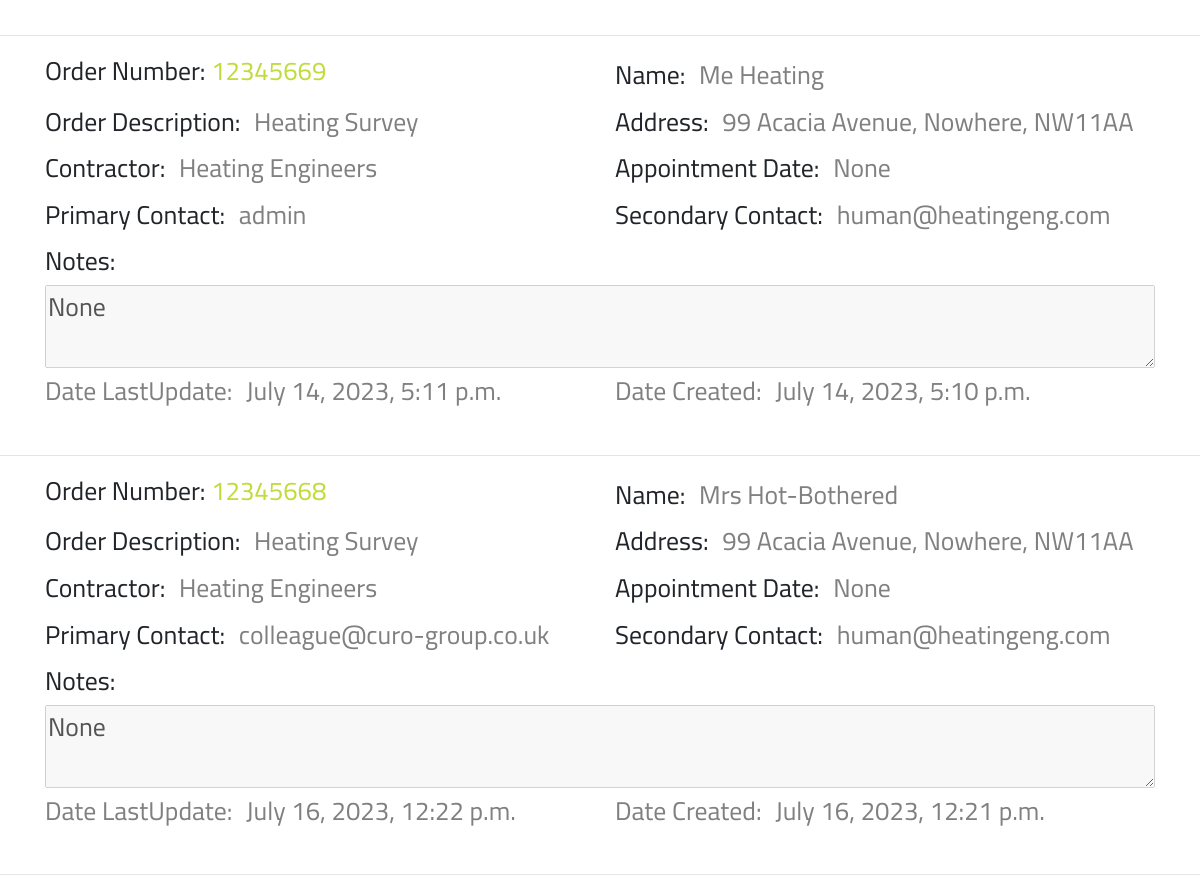
The app's page /portal001/ (signed in, middle part), older data.
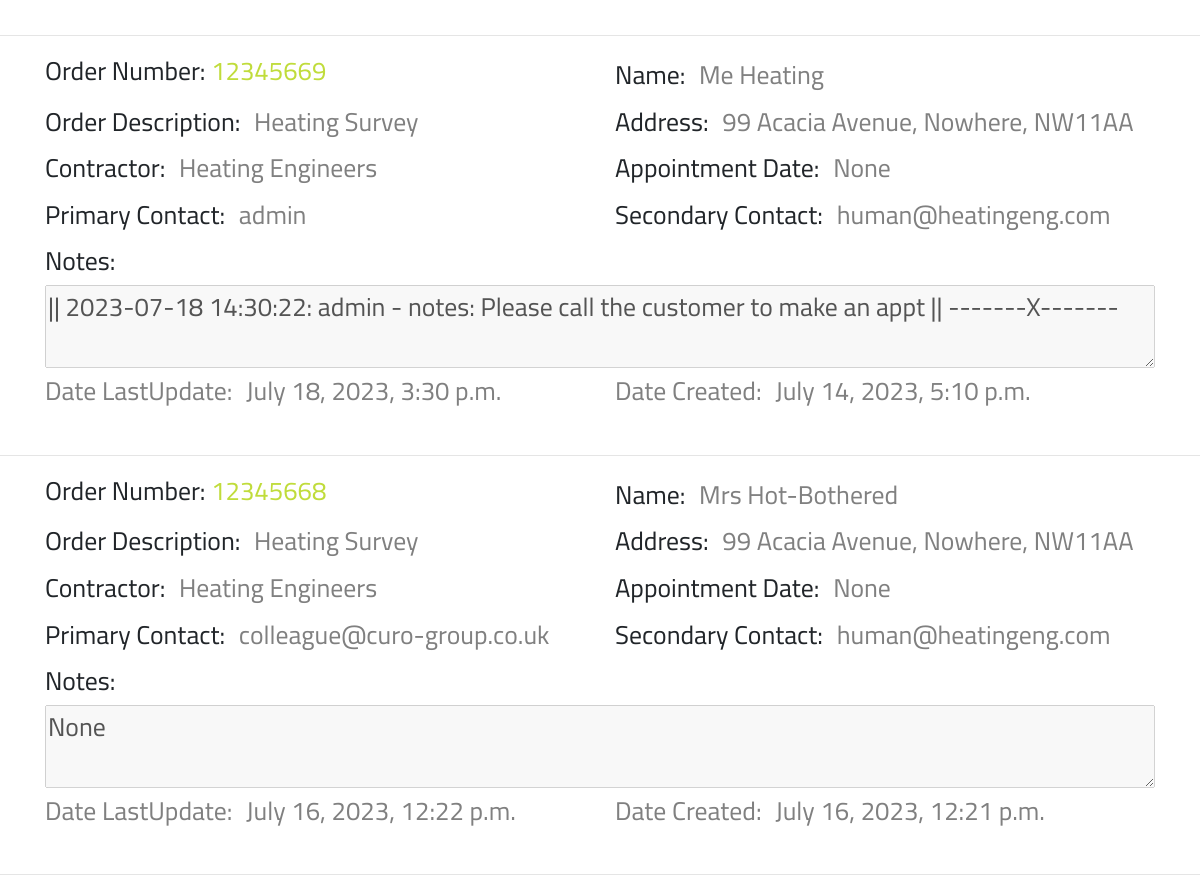
The same page, newer data.
### portal001/models.py (models this page shows, shortened)
class Orders(models.Model):
    class Meta:
        verbose_name_plural = 'Orders'
    orderNumber = models.DecimalField(max_digits=10, decimal_places=0,
                                      null=False, primary_key=True)
    orderDescription = models.CharField(max_length=254, null=False)
    name = models.CharField(max_length=254, null=False)
    address = models.CharField(max_length=254, null=False)
    contractor = models.ForeignKey('Contractors',
                                   on_delete=models.CASCADE,
                                   to_field='contractor',
                                   related_name='name')
    appointmentDate = models.DateTimeField(null=True, blank=True)
    primaryContact = models.ForeignKey(settings.AUTH_USER_MODEL,
                                       on_delete=models.CASCADE)
    secondaryContact = models.EmailField(max_length=254)
    notes = models.CharField(max_length=9999, null=True, blank=True)
    dateLastUpdate = models.DateTimeField(default=timezone.now)
    dateCreated = models.DateTimeField(default=timezone.now)

class Contractors(models.Model):
    class Meta:
        verbose_name_plural = 'Contractors'
    contractor = models.CharField(max_length=254, null=False, primary_key=True)
    secondaryContact = models.EmailField(max_length=254, unique=True)
    services = models.CharField(max_length=9999, null=True, blank=True)
    def __str__(self):
        return str(self.contractor)

### portal001/views.py (the view)
# urls.py: path('', views.curo, name='curo'),
def curo(request):
    orderlist = Orders.objects.all().order_by('-orderNumber')
    order_list_length = orderlist.count()
    context = {
        'orderlist': orderlist,
        'order_list_length': order_list_length,
    }
    return render(request, 'curo/orderlist.html', context)

### portal001/templates/curo/orderlist.html (shortened to what this page needs)
{% extends "basemodule001.html" %}
{% load static %}
{% block content %}
    {% if user.is_authenticated %}
        <section id="textsection">
            {% if user.is_authenticated %}
                {% for order in orderlist %}
                    <div class="orderlist ml-auto mr-auto">
                        <div class ="row">
                            <p class="col-lg-6 pb-0">Order Number: <a class="orange-highlight" href ="{% url 'selectOrder' order.orderNumber %}">{{ order.orderNumber }}</a></p>
                            <div class="col-lg-6">
                                <div class="mt-1 mb-1">Name: <span class="orderlistspan pl-2 pr-2 mb-4">{{ order.name }}</span></div>
                            </div>
                        </div>
                        <div class ="row">
                            <div class="col-lg-6">
                                <div class="mt-1 mb-1">Order Description: <span class="orderlistspan pl-2 pr-2 mb-4">{{ order.orderDescription }}</span></div>
                            </div>
                            <div class="col-lg-6">
                                <div class="mt-1 mb-1">Address: <span class="orderlistspan pl-2 pr-2 mb-4">{{ order.address }}</span></div>
                            </div>
                        </div>
                        <div class ="row">
                            <div class="col-lg-6">
                                <div class="mt-1 mb-1">Contractor: <span class="orderlistspan pl-2 pr-2 mb-4">{{ order.contractor }}</span></div>
                            </div>
                            <div class="col-lg-6">
                                <div class="mt-1 mb-1">Appointment Date: <span class="orderlistspan pl-2 pr-2 mb-4">{{ order.appointmentDate }}</span></div>
                            </div>
                        </div>
                        <div class ="row">
                            <div class="col-lg-6">
                                <div class="mt-1 mb-1">Primary Contact: <span class="orderlistspan pl-2 pr-2 mb-4">{{ order.primaryContact }}</span></div>
                            </div>
                            <div class="col-lg-6">
                                <div class="mt-1 mb-1">Secondary Contact: <span class="orderlistspan pl-2 pr-2 mb-4">{{ order.secondaryContact }}</span></div>
                            </div>
                        </div>
                        <div class ="row">
                            <div class="col-12">
                                <div class="mt-1 mb-1">Notes: </div>
                                <textarea class="mb-0" disabled="disabled">{{ order.notes|escape }}</textarea>
                            </div>
                        </div>
                        <div class ="row">
                            <div class="col-lg-6">
                                <div class="mt-1 mb-1 orderlistspan">Date LastUpdate: <span class="orderlistspan pl-2 pr-2 mb-4">{{ order.dateLastUpdate }}</span></div>
                            </div>
                            <div class="col-lg-6">
                                <div class="mt-1 mb-1 orderlistspan">Date Created: <span class="orderlistspan pl-2 pr-2 mb-4">{{ order.dateCreated }}</span></div>
                            </div>
                        </div>
                    </div>
                    <br>
                    <hr>
                {% endfor %}
            {% endif %}
        </section>
    {% endif %}
{% endblock %}

Row changes from the older to the newer data that the page shows:
changed Orders "Me Heating": notes "None" → "|| 2023-07-18 14:30:22: admin - notes: Please call the customer to make an appt || -------X-------"; dateLastUpdate "July 14, 2023, 5:11 p.m." → "July 18, 2023, 3:30 p.m."
